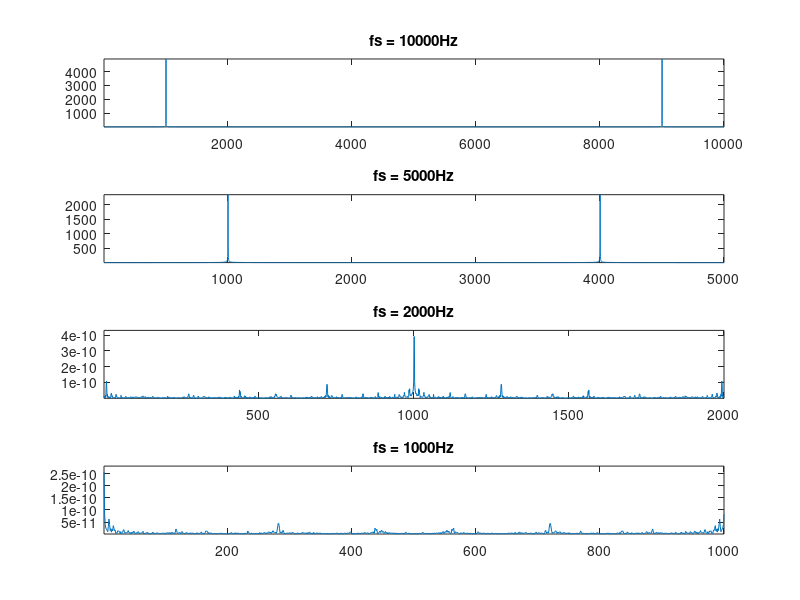

Write the MATLAB code that produced this figure. (Note: this script raises an error after producing the figure.)
% display nyquist effect

h1 = figure;
subplot(4,1,1); plot(abs(fft(sin(1000*2*pi*(0:0.0001:1)))));title("fs = 10000Hz");axis tight;
subplot(4,1,2); plot(abs(fft(sin(1000*2*pi*(0:0.0002:1)))));title("fs = 5000Hz");axis tight;
subplot(4,1,3); plot(abs(fft(sin(1000*2*pi*(0:0.0005:1)))));title("fs = 2000Hz");axis tight;
subplot(4,1,4); plot(abs(fft(sin(1000*2*pi*(0:0.001:1)))));title("fs = 1000Hz");axis tight;
sgtitle("nyquist effect example on sin(2*\pi*fs*t) where fs = 1000Hz");
saveas(h1,"./assets/nq_eff.png");
